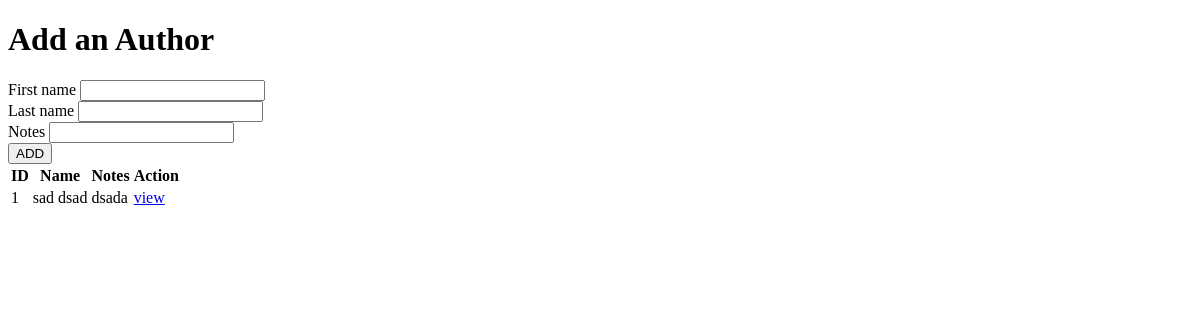
Page /authors on the earlier database version.
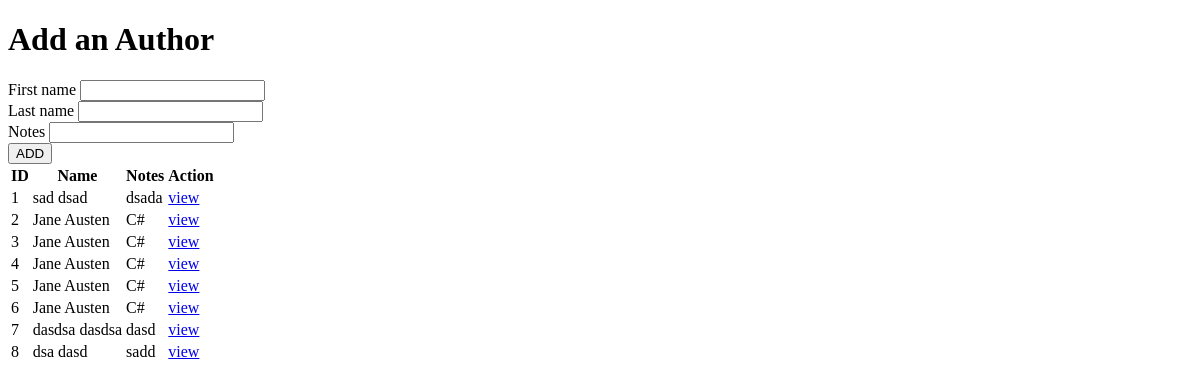
Same page on the later database version.
### books_authors_app/models.py (models this page shows)
class Author(models.Model):
    first_name=models.CharField(max_length=45)
    last_name=models.CharField(max_length=45)
    books = models.ManyToManyField(Book, related_name="authors")
    created_at=models.DateTimeField(auto_now_add=True)
    updated_at=models.DateTimeField(auto_now=True)
    notes = models.TextField()

### books_authors_app/views.py (the view)
# urls.py: path('authors',views.author),
def author(request):
    context={
        "authors":models.get_authors()
        }
    return render(request,"add_author.html",context)

### books_authors_app/models.py (called while the page is built)
def get_authors():
    return Author.objects.all()

### books_authors_app/templates/add_author.html (shortened to what this page needs)
<!DOCTYPE html>
<html lang="en">
<head>
</head>
<body>
    <h1>Add an Author</h1>
    <form action="/add_author" method="post">
    <label for="">First name</label>
    <input type="text" name="firstname"><br>
    <label for="">Last name</label>
    <input type="text" name="last_name"><br>
    <label for="">Notes</label>
    <input type="text" name="note"><br>
    <button>ADD</button>
    </form>
    <table>
        <tr>
            <th>ID</th>
            <th>Name</th>
            <th>Notes</th>
            <th>Action</th>
        </tr>
        {%for author in  authors   %}
        <tr>
        <td>{{author.id}}</td>
        <td>{{ author.first_name}} {{author.last_name}}</td>
        <td>{{author.notes}}</td>
        <td><a href="author/{{author.id}}">view</a></td>
        </tr>
        {%endfor%}
    </table>
</body>
</html>

Differences in the rows shown:
added Author: id "2", first_name "Jane", last_name "Austen", notes "C#"
added Author: id "3", first_name "Jane", last_name "Austen", notes "C#"
added Author: id "4", first_name "Jane", last_name "Austen", notes "C#"
added Author: id "5", first_name "Jane", last_name "Austen", notes "C#"
added Author: id "6", first_name "Jane", last_name "Austen", notes "C#"
added Author: id "7", first_name "dasdsa", last_name "dasdsa", notes "dasd"
added Author: id "8", first_name "dsa", last_name "dasd", notes "sadd"
